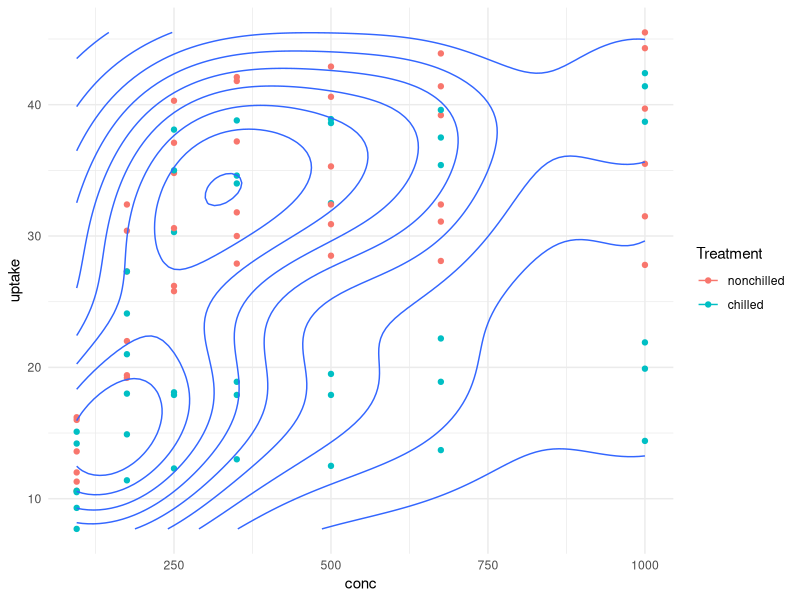
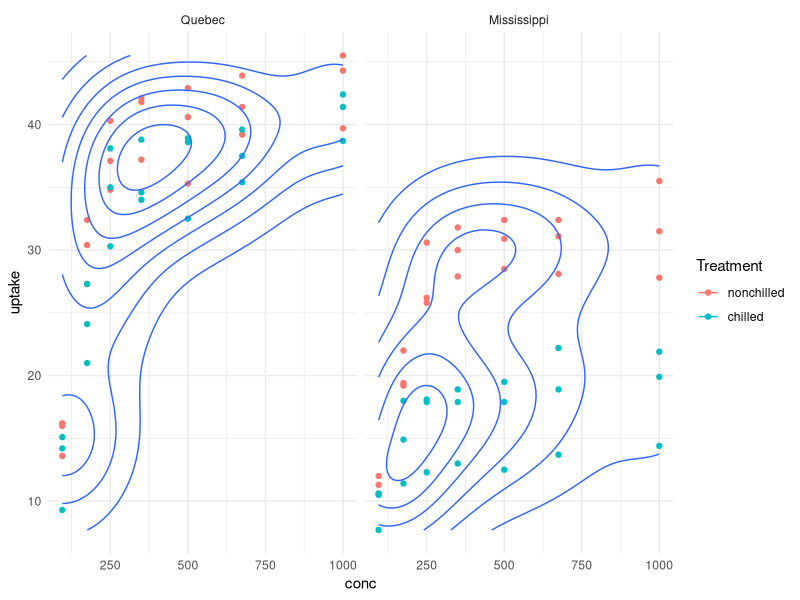
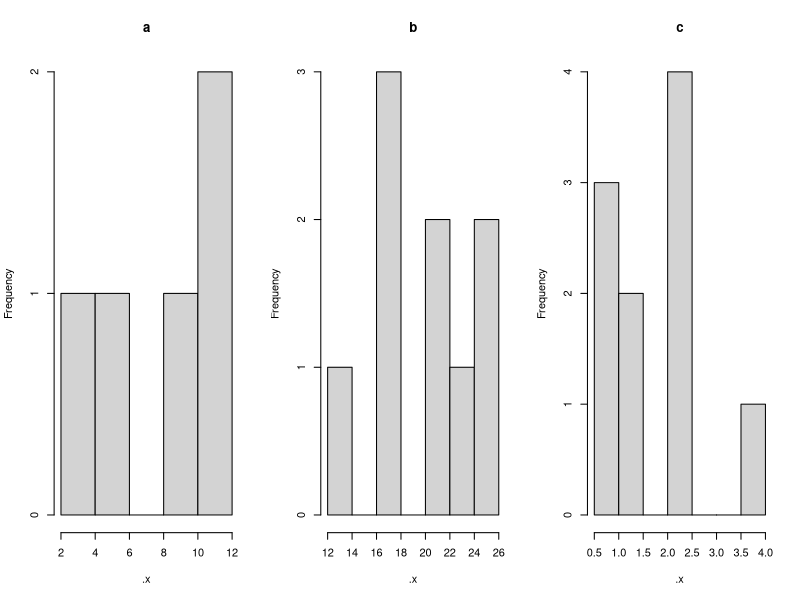
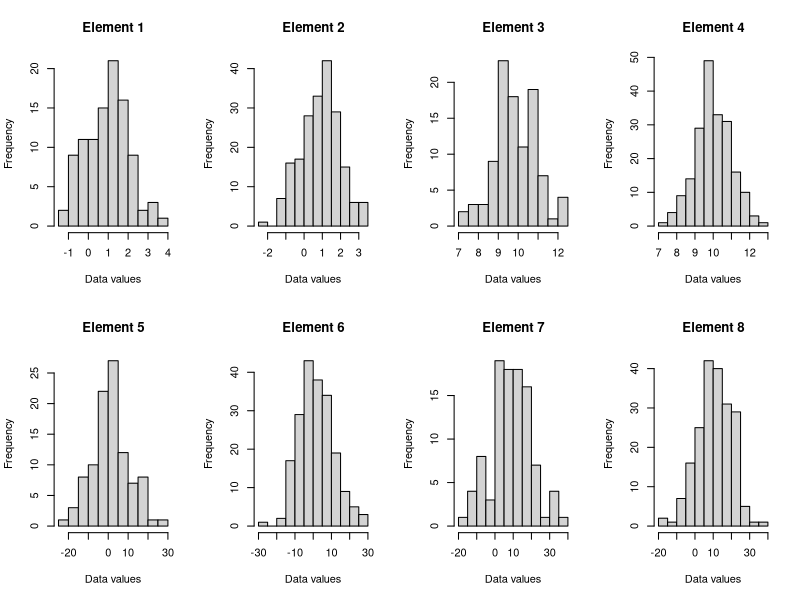

Generate these figures, in order, with R:
library(tidyverse)
library(lubridate)
library(purrr)


data("CO2")

CO2 <- CO2 %>% as_tibble()

##  How many Types?
CO2 %>% pull(Type) %>% unique()
##  And Treatments??
CO2 %>% pull(Treatment) %>% unique()
## And plants?
CO2 %>% pull(Plant) %>% unique()

p <- ggplot(CO2, aes(x = conc, y = uptake)) + geom_point(aes(colour = Treatment))
p <- p + geom_density_2d()
p <- p + theme_minimal()
p

p <- p + facet_wrap( ~ Type)
p

##  Purrr
par(mfrow = c(1,3))
numeric_data <- list(a=rnorm(5, 10, 3), b=rnorm(9, 20, 5), c=rnorm(10, 2, 1))
iwalk(numeric_data, ~hist(.x, main = .y))
iwalk(numeric_data, ~paste0("Mean of ", .y, ": ", mean(.x) %>%  round(1)) %>% print())

##  Define a dataframe of arguments to pass to rnorm
arguments <- expand.grid(n = c(100, 200), mean = c(1, 10), sd = c(1, 10))
##  Create data from rnorm with theses arguments
plot_data <- pmap(arguments, rnorm)

## Change shape of plot area
par(mfrow = c(2,4))

##  Plot the data
iwalk(plot_data, ~hist(.x, main = paste("Element", .y), xlab = "Data values"))
